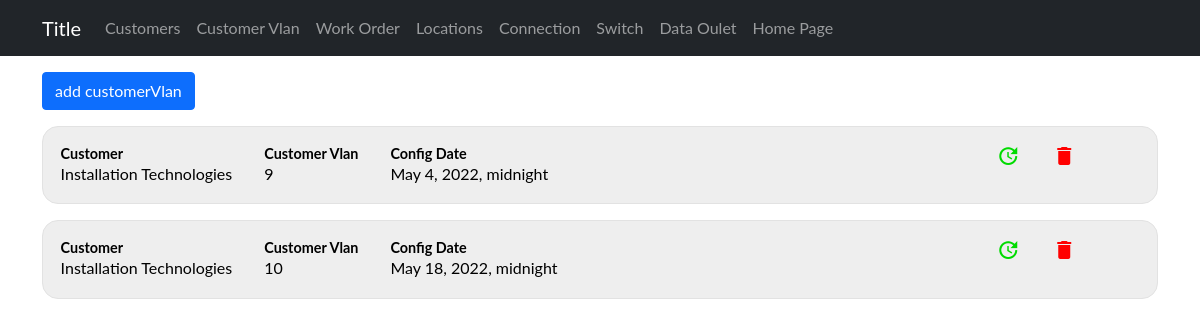
The page /devices/customerVlan on the database as committed earlier.
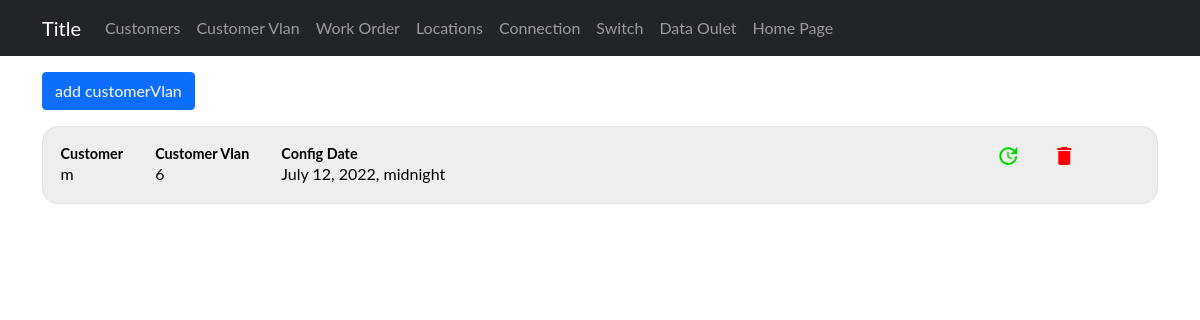
The same page on the database as committed later.
### sitadevices/models.py (models this page shows, shortened)
class CustomerVlan(models.Model):
    customor = models.ForeignKey(Customer, on_delete=models.CASCADE)
    vlan_number = models.IntegerField()
    usage = models.CharField(choices=usages, max_length=200)
    config_date = models.DateTimeField()
    vlan_description = models.TextField()
    ip_config = models.CharField(choices=ip, max_length=200)
    dhcp_ip_range = models.CharField(max_length=50)
    lan_ip_range = models.CharField(max_length=50)
    lan_subnet_mask = models.CharField(max_length=50)
    wan_public_ip = models.CharField(max_length=50)
    wan_subnet_mask = models.CharField(max_length=50)
    bandwidth = models.IntegerField()
    additional_config = models.TextField()
    remark = models.TextField()
    disconnection_date = models.DateField(null=True, blank=True)
    submitted_date_time = models.DateTimeField(default=timezone.now)

class Customer(models.Model):
    company_name = models.CharField(max_length=255)
    contact_person = models.CharField(max_length=255)
    email = models.EmailField()
    phone = models.IntegerField()
    active = models.CharField(choices=yesno, max_length=200)
    submitted_date_time = models.DateTimeField(default=timezone.now)
    def __str__(self):
        return self.company_name

### sitadevices/views.py (the view)
# urls.py: path('customerVlan', CustomerVlans, name="customerVlanlist"),
def CustomerVlans(request):
    customerVlan = CustomerVlan.objects.all()
    dic = {
        'customerVlan': customerVlan,
    }
    return render(request, 'admin/customervlan/customerVlan.html', {'dic': dic})

### sitadevices/templates/admin/customervlan/CustomerVlan.html (shortened to what this page needs)
{% extends '../base1.html' %}
{% block content %}
<div class="container">
    <a href="{%url 'device:customerVlaninp' %}"><button type="button" class="btn btn-primary mt-3"> add customerVlan</button></a>
{% for customerVlan in dic.customerVlan %}
    <div class="grid">
        <a href="{%url 'device:customerVlanind' customerVlan.id%}">
            <div class="flex">
                <div class="margin-right">
                    <h4 class="list-title">Customer</h4>
                    <p>{{customerVlan.customor}}</p>
                </div>
                <div class="margin-right">
                    <h4 class="list-title">Customer Vlan</h4>
                    <p>{{customerVlan.vlan_number}}</p>
                </div>
                <div class="margin-right">
                    <h4 class="list-title">Config Date</h4>
                    <p>{{customerVlan.config_date}}</p>
                </div>
            </div>
        </a>
        <div class="delupd">
            <a class="upd"href="{%url 'device:customerVlanupd' customerVlan.id%}"><span class="material-icons md-36">update</span></a>
            <a class="del" href="{%url 'device:customerVlandel' customerVlan.id%}"><span class="material-icons md-36">delete</span></a>
        </div>
    </div>
{% endfor %}
</div>
{% endblock  %}

### sitadevices/templates/admin/base1.html (shortened to what this page needs)
{% load static %}
<!DOCTYPE html>
<html lang="en">
<head>
    <link href="https://cdn.jsdelivr.net/npm/bootstrap@5.1.3/dist/css/bootstrap.min.css" rel="stylesheet">
    <link rel="stylesheet" href="{%static 'Css/devices/styles.css'%}">
</head>
    </head>
    <body>
      <nav class="navbar navbar-expand-lg sticky-top navbar-dark bg-dark">
        <div class="container">
          <a class="navbar-brand" href="#">Title</a>
          <div class="collapse navbar-collapse" id="navbarSupportedContent">
            <ul class="navbar-nav me-auto mb-2 mb-lg-0">
              <li class="nav-item">
                <a class="nav-link" href="{%url 'device:customerlist'%}" >Customers</a>
              </li>
              <li class="nav-item">
                <a href="{%url 'device:customerVlanlist'%}" class="nav-link">Customer Vlan</a>
              </li>
              <li class="nav-item">
                <a href="{%url 'device:workorderlist'%}" class="nav-link">Work Order</a>
              </li>
              <li class="nav-item">
                <a href="{%url 'device:locationlist'%}" class="nav-link">Locations</a>
              </li>
              <li class="nav-item">
                <a href="{%url 'device:connectionlist'%}" class="nav-link">Connection</a>
              </li>
              <li class="nav-item">
                <a href="{%url 'device:switchlist'%}" class="nav-link">Switch</a>
              </li>
              <li class="nav-item">
                <a href="{%url 'device:dataoutletlist'%}" class="nav-link">Data Oulet</a>
              </li>
              <li class="nav-item">
                <a href="{%url 'Form:master'%}" class="nav-link">Home Page</a>
              </li>
          </div>
        </div>
      </nav>
    <div class="main">
        <div class="rel">{% block content %}{% endblock%}</div>
    </div>
    </body>
</html>

### static/Css/devices/styles.css (style rules this page uses)
h1,h2,h3,h4,p,a { margin:0; padding:0; }
a { text-decoration: none; color: black; }
.grid { display:grid; grid-template-columns: 80% 20% ; border-radius: 1rem; border: 0.5px solid rgb(226, 226, 226); background-color: rgb(238, 238, 238); margin-top: 1em; transition: 0.5s; padding:0.1rem; }
.flex { display:flex; flex-direction: row; padding:1rem; }
.delupd { display: flex; flex-direction: row; align-content: center; justify-content: center; gap: 2rem; margin-right:1em; }
.del { padding-top: 15px; color:red; }
.upd { padding-top: 15px; color: rgb(0, 219, 0); }
.list-title { font-size: 0.9rem; font-weight: bold; }
.margin-right { margin-right: 2rem; }

### sitadevices/templates/admin/base1.html (style rules this page uses)
body { font-family: "Lato", sans-serif; }

Rows that differ between the two databases and show on the page:
removed CustomerVlan: customor "Installation Technologies", vlan_number "9", config_date "May 4, 2022, midnight"
removed CustomerVlan: customor "Installation Technologies", vlan_number "10", config_date "May 18, 2022, midnight"
added CustomerVlan: customor "m", vlan_number "6", config_date "July 12, 2022, midnight"
